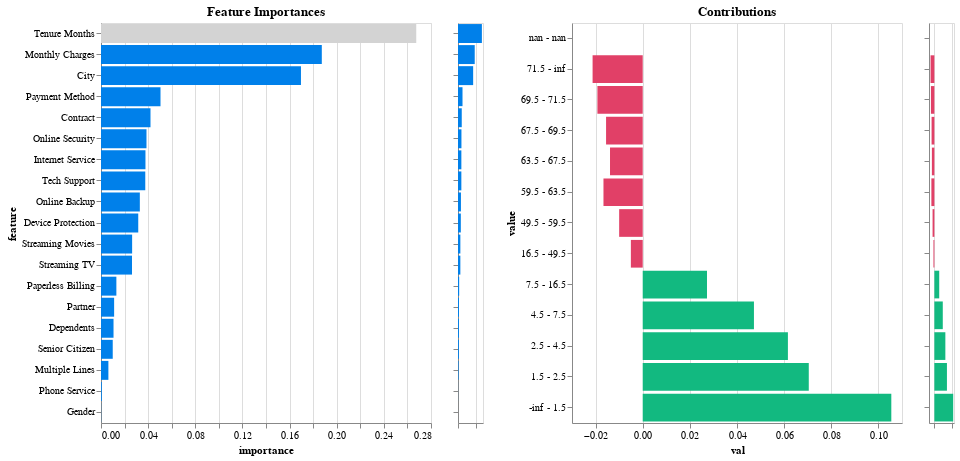

Notebook source saved alongside this figure:
### Markdown cell above
## 4. Model Interpretability and Explainability
Following training, the `model.explain()` method is called to generate insights into the model's decision-making process. This step is crucial for understanding the factors that influence the model's predictions and ensuring that the model's behaviour is transparent and explainable.

### Code cell
model.explain()

### Figure 1 — Vega-Lite specification as saved in the notebook (floating-point values rounded to 4 significant figures; data arrays with more than 128 entries replaced by an {"elided": "..."} marker saying what was removed)
{"config": {"view": {"continuousWidth": 300, "continuousHeight": 300}}, "hconcat": [{"mark": {"type": "bar", "color": "#0080ea"}, "encoding": {"color": {"condition": {"param": "param_1", "value": "lightgray"}, "value": "#0080ea"}, "tooltip": {"field": "importance_label", "type": "nominal"}, "x": {"field": "importance", "type": "quantitative"}, "y": {"field": "feature", "sort": {"field": "importance", "order": "descending"}, "type": "nominal"}}, "height": 400, "name": "view_1", "title": "Feature Importances", "transform": [{"filter": {"param": "param_2"}}], "width": 330}, {"mark": {"type": "bar", "color": "#0080ea"}, "encoding": {"x": {"axis": {"labels": false, "title": null}, "field": "importance", "type": "quantitative"}, "y": {"axis": {"labels": false, "title": null}, "field": "feature", "sort": "-x", "type": "nominal"}}, "height": 400, "name": "view_2", "width": 25}, {"data": {"name": "data-a8f0856f1635a87193666b9be0fe6dd5"}, "mark": {"type": "bar", "color": "#e14067"}, "encoding": {"color": {"condition": {"test": "(datum.contribution < 0)", "value": "#e14067"}, "value": "#12b980"}, "tooltip": {"field": "score_label", "type": "nominal"}, "x": {"field": "val", "type": "quantitative"}, "y": {"field": "value", "sort": {"field": "index", "order": "descending"}, "type": "nominal"}}, "height": 400, "name": "view_3", "title": "Contributions", "transform": [{"fold": ["contribution", "mean", "frequency"], "as": ["column", "val"]}, {"filter": {"param": "Select"}}, {"filter": {"param": "param_1"}}, {"filter": {"param": "param_3"}}], "width": 330}, {"data": {"name": "data-a8f0856f1635a87193666b9be0fe6dd5"}, "mark": {"type": "bar", "color": "#e14067"}, "encoding": {"color": {"condition": {"test": "(datum.contribution < 0)", "value": "#e14067"}, "value": "#12b980"}, "x": {"axis": {"labels": false, "title": null}, "field": "contribution", "type": "quantitative"}, "y": {"axis": {"labels": false, "title": null}, "field": "value", "sort": {"field": "index", "order": "descending"}, "type": "nominal"}}, "height": 400, "name": "view_4", "transform": [{"filter": {"param": "param_1"}}], "width": 25}], "data": {"name": "data-7862d421c005d7e0f4ff4bf8e6e87bcc"}, "params": [{"name": "param_1", "select": {"type": "point", "fields": ["feature"]}, "value": "Tenure Months", "views": ["view_1"]}, {"name": "Select", "select": {"type": "point", "fields": ["column"]}, "bind": {"input": "select", "options": ["contribution", "mean", "frequency"]}, "value": "contribution", "views": ["view_1", "view_3"]}, {"name": "param_2", "select": {"type": "interval", "encodings": ["y"]}, "views": ["view_2"]}, {"name": "param_3", "select": {"type": "interval", "encodings": ["y"]}, "views": ["view_4"]}], "$schema": "https://vega.github.io/schema/vega-lite/v5.20.1.json", "datasets": {"data-7862d421c005d7e0f4ff4bf8e6e87bcc": [{"feature": "Gender", "importance": 0.0001236, "importance_label": "0.0%"}, {"feature": "Phone Service", "importance": 0.0006919, "importance_label": "0.1%"}, {"feature": "Multiple Lines", "importance": 0.00627, "importance_label": "0.6%"}, {"feature": "Senior Citizen", "importance": 0.009958, "importance_label": "1.0%"}, {"feature": "Dependents", "importance": 0.01062, "importance_label": "1.1%"}, {"feature": "Partner", "importance": 0.01114, "importance_label": "1.1%"}, {"feature": "Paperless Billing", "importance": 0.01304, "importance_label": "1.3%"}, {"feature": "Streaming TV", "importance": 0.0263, "importance_label": "2.6%"}, {"feature": "Streaming Movies", "importance": 0.02641, "importance_label": "2.6%"}, {"feature": "Device Protection", "importance": 0.03161, "importance_label": "3.2%"}, {"feature": "Online Backup", "importance": 0.03295, "importance_label": "3.3%"}, {"feature": "Tech Support", "importance": 0.03757, "importance_label": "3.8%"}, {"feature": "Internet Service", "importance": 0.03772, "importance_label": "3.8%"}, {"feature": "Online Security", "importance": 0.03859, "importance_label": "3.9%"}, {"feature": "Contract", "importance": 0.042, "importance_label": "4.2%"}, {"feature": "Payment Method", "importance": 0.05049, "importance_label": "5.0%"}, {"feature": "City", "importance": 0.1697, "importance_label": "17.0%"}, {"feature": "Monthly Charges", "importance": 0.1874, "importance_label": "18.7%"}, {"feature": "Tenure Months", "importance": 0.2675, "importance_label": "26.7%"}], "data-a8f0856f1635a87193666b9be0fe6dd5": {"elided": "132 records"}}}
